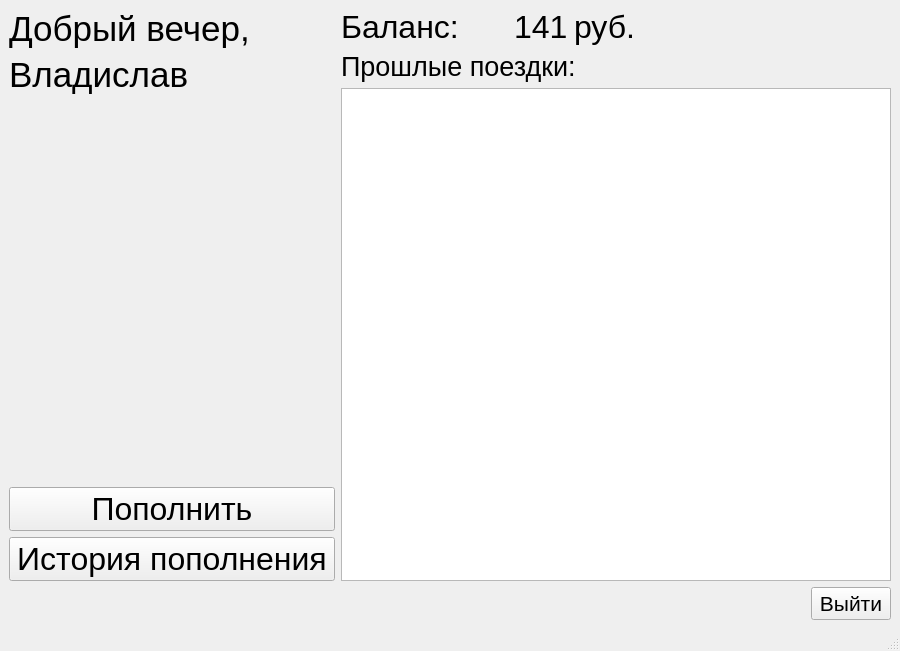
<?xml version="1.0" encoding="UTF-8"?>
<ui version="4.0">
 <class>Metro</class>
 <widget class="QMainWindow" name="Metro">
  <property name="geometry">
   <rect>
    <x>0</x>
    <y>0</y>
    <width>900</width>
    <height>651</height>
   </rect>
  </property>
  <property name="windowTitle">
   <string>Metro</string>
  </property>
  <widget class="QWidget" name="centralwidget">
   <layout class="QGridLayout" name="gridLayout">
    <item row="3" column="0" colspan="2">
     <layout class="QHBoxLayout" name="horizontalLayout_3">
      <item>
       <spacer name="horizontalSpacer_3">
        <property name="orientation">
         <enum>Qt::Horizontal</enum>
        </property>
        <property name="sizeHint" stdset="0">
         <size>
          <width>40</width>
          <height>20</height>
         </size>
        </property>
       </spacer>
      </item>
      <item>
       <widget class="QPushButton" name="pushButton_3">
        <property name="font">
         <font>
          <family>Tahoma</family>
          <pointsize>16</pointsize>
         </font>
        </property>
        <property name="text">
         <string>Выйти</string>
        </property>
       </widget>
      </item>
     </layout>
    </item>
    <item row="0" column="1" rowspan="3">
     <layout class="QVBoxLayout" name="verticalLayout_4">
      <item>
       <layout class="QHBoxLayout" name="horizontalLayout_4">
        <item>
         <layout class="QHBoxLayout" name="horizontalLayout">
          <item>
           <widget class="QLabel" name="label">
            <property name="font">
             <font>
              <family>Tahoma</family>
              <pointsize>24</pointsize>
             </font>
            </property>
            <property name="text">
             <string>Баланс: </string>
            </property>
           </widget>
          </item>
          <item>
           <spacer name="horizontalSpacer">
            <property name="orientation">
             <enum>Qt::Horizontal</enum>
            </property>
            <property name="sizeHint" stdset="0">
             <size>
              <width>40</width>
              <height>20</height>
             </size>
            </property>
           </spacer>
          </item>
          <item>
           <widget class="QLabel" name="label_2">
            <property name="font">
             <font>
              <family>Tahoma</family>
              <pointsize>24</pointsize>
             </font>
            </property>
            <property name="text">
             <string>141</string>
            </property>
           </widget>
          </item>
          <item>
           <widget class="QLabel" name="label_4">
            <property name="font">
             <font>
              <family>Tahoma</family>
              <pointsize>24</pointsize>
             </font>
            </property>
            <property name="text">
             <string>руб.</string>
            </property>
           </widget>
          </item>
         </layout>
        </item>
        <item>
         <spacer name="horizontalSpacer_4">
          <property name="orientation">
           <enum>Qt::Horizontal</enum>
          </property>
          <property name="sizeHint" stdset="0">
           <size>
            <width>40</width>
            <height>20</height>
           </size>
          </property>
         </spacer>
        </item>
       </layout>
      </item>
      <item>
       <layout class="QVBoxLayout" name="verticalLayout">
        <item>
         <widget class="QLabel" name="label_3">
          <property name="font">
           <font>
            <family>Tahoma</family>
            <pointsize>20</pointsize>
           </font>
          </property>
          <property name="text">
           <string>Прошлые поездки:</string>
          </property>
         </widget>
        </item>
        <item>
         <widget class="QTableWidget" name="tableWidget"/>
        </item>
       </layout>
      </item>
     </layout>
    </item>
    <item row="0" column="0">
     <layout class="QHBoxLayout" name="horizontalLayout_2">
      <item>
       <layout class="QVBoxLayout" name="verticalLayout_3">
        <item>
         <widget class="QLabel" name="label_5">
          <property name="font">
           <font>
            <family>Tahoma</family>
            <pointsize>26</pointsize>
           </font>
          </property>
          <property name="text">
           <string>Добрый вечер, </string>
          </property>
         </widget>
        </item>
        <item>
         <widget class="QLabel" name="label_6">
          <property name="font">
           <font>
            <family>Tahoma</family>
            <pointsize>26</pointsize>
           </font>
          </property>
          <property name="text">
           <string>Владислав</string>
          </property>
         </widget>
        </item>
       </layout>
      </item>
      <item>
       <spacer name="horizontalSpacer_2">
        <property name="orientation">
         <enum>Qt::Horizontal</enum>
        </property>
        <property name="sizeType">
         <enum>QSizePolicy::Minimum</enum>
        </property>
        <property name="sizeHint" stdset="0">
         <size>
          <width>75</width>
          <height>20</height>
         </size>
        </property>
       </spacer>
      </item>
     </layout>
    </item>
    <item row="2" column="0">
     <layout class="QVBoxLayout" name="verticalLayout_2">
      <item>
       <widget class="QPushButton" name="pushButton">
        <property name="font">
         <font>
          <family>Tahoma</family>
          <pointsize>24</pointsize>
         </font>
        </property>
        <property name="text">
         <string>Пополнить</string>
        </property>
       </widget>
      </item>
      <item>
       <widget class="QPushButton" name="pushButton_2">
        <property name="font">
         <font>
          <family>Tahoma</family>
          <pointsize>24</pointsize>
         </font>
        </property>
        <property name="text">
         <string>История пополнения</string>
        </property>
       </widget>
      </item>
     </layout>
    </item>
    <item row="1" column="0">
     <spacer name="verticalSpacer">
      <property name="orientation">
       <enum>Qt::Vertical</enum>
      </property>
      <property name="sizeHint" stdset="0">
       <size>
        <width>20</width>
        <height>40</height>
       </size>
      </property>
     </spacer>
    </item>
   </layout>
  </widget>
  <widget class="QMenuBar" name="menubar">
   <property name="geometry">
    <rect>
     <x>0</x>
     <y>0</y>
     <width>900</width>
     <height>22</height>
    </rect>
   </property>
  </widget>
  <widget class="QStatusBar" name="statusbar"/>
 </widget>
 <resources/>
 <connections/>
</ui>
